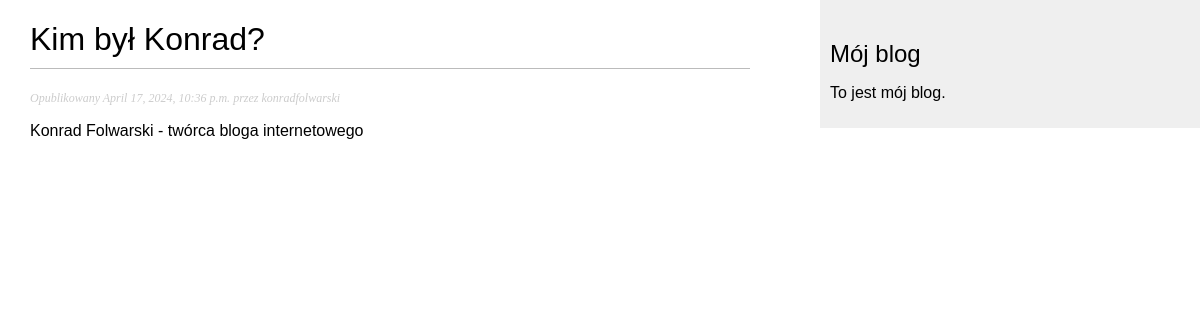
Screenshot of /blog/2024/4/17/kim-byl-konrad with the database file from the repository.
### blog/models.py (models this page shows, shortened)
class Post(models.Model):
    STATUS_CHOICES = (
        ('draft', 'Draft'),
        ('published', 'Published'),
    )
    title = models.CharField(max_length=250)
    slug = models.SlugField(max_length=250,
                            unique_for_date='publish')
    author = models.ForeignKey(User,
                               on_delete=models.CASCADE,
                               related_name='blog_posts')
    body = models.TextField()
    publish = models.DateTimeField(default=timezone.now)
    created = models.DateTimeField(auto_now_add=True)
    updated = models.DateTimeField(auto_now=True)
    status = models.CharField(max_length=10,
                              choices=STATUS_CHOICES,
                              default='draft')
    objects = models.Manager()
    published = PublishedManager()
    class Meta:
        ordering = ('-publish',)

### blog/views.py (the view)
# urls.py: path('<int:year>/<int:month>/<int:day>/<slug:post>', views.post_detail, name='post_detail'),
def post_detail(request, year, month, day, post):
    post = get_object_or_404(Post, slug=post,
                                   status='published',
                                   publish__year=year,
                                   publish__month=month,
                                   publish__day=day)
    return render(request,
                  'blog/post/detail.html',
                  {'post': post})

### blog/templates/blog/post/detail.html (shortened to what this page needs)
{% extends "blog/base.html" %}
{% block content %}
  <h1>{{ post.title }}</h1>
  <p class="date">
    Opublikowany {{ post.publish }} przez {{ post.author }}
  </p>
  {{ post.body|linebreaks }}
{% endblock %}

### blog/static/css/blog.css (style rules this page uses)
body { margin:0; padding:0; font-family:helvetica, sans-serif; }
h1 { font-weight:normal; border-bottom:1px solid #bbb; padding:0 0 10px 0; }
p.date { color:#ccc; font-family: georgia, serif; font-size: 12px; font-style: italic; }

### rows the page displays
Post: title "Kim był Konrad?", publish "April 17, 2024, 10:36 p.m.", author "konradfolwarski", body "Konrad Folwarski - twórca bloga internetowego"
